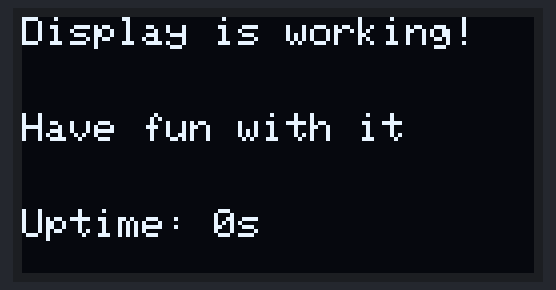
A sketch run on a simulated ESP32. Parts: 128×64 one-colour display.

Above: at 0.1 s.
At 4.2 s:
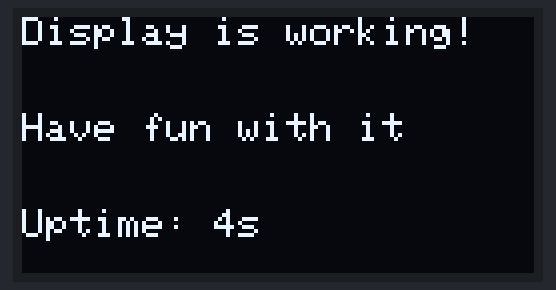
At 7.3 s:
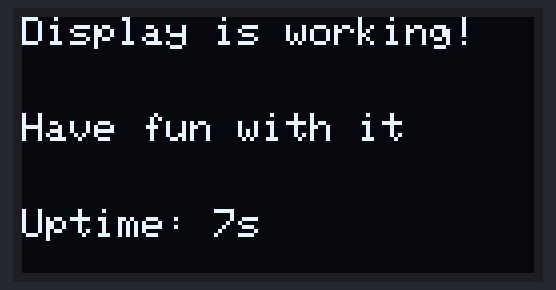
At 18.6 s:
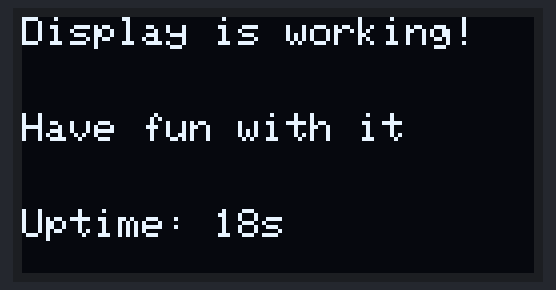
At 28.8 s:
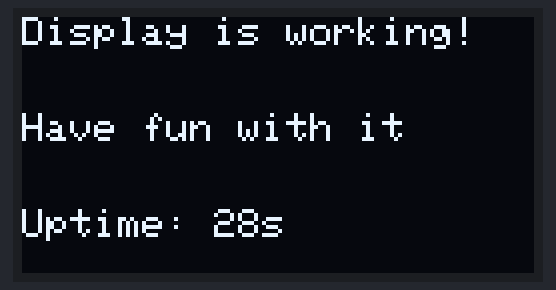
At 38.1 s:
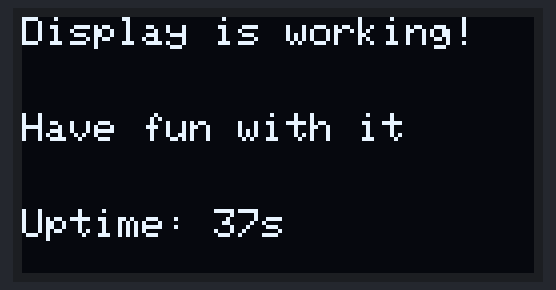

Measured:
- what the display in image 1 shows lasts 1.0 s, from 4.2 s to 5.2 s

The sketch:

HW-364A_V1.ino
```cpp
#include <Adafruit_SSD1306.h>

#define SCREEN_WIDTH 128 // OLED display width, in pixels
#define SCREEN_HEIGHT 64 // OLED display height, in pixels

#define OLED_RESET     -1   // Reset pin # (or -1 if sharing Arduino reset pin)
#define SCREEN_ADDRESS 0x3C // If not work please scan the bus
#define OLED_SDA 14         // D6
#define OLED_SCL 12         // D5

Adafruit_SSD1306 *display;

int c = 0;


void handle_oled(int c) {
  display->clearDisplay();
  display->setTextSize(1);
  display->setTextColor(SSD1306_WHITE);
  display->setCursor(0, 0);
  display->println("Display is working!");
  display->println("");
  display->println("");
  display->println("Have fun with it");
  display->println("");
  display->println("");
  display->print("Uptime: ");
  display->print(c);
  display->println("s");
  display->display();
}


void setup() {
  display = new Adafruit_SSD1306(SCREEN_WIDTH, SCREEN_HEIGHT, &Wire, OLED_RESET);
  Wire.begin(OLED_SDA, OLED_SCL);
  display->begin(SSD1306_SWITCHCAPVCC, SCREEN_ADDRESS);
}

void loop() {
  handle_oled(c);
  c++;
  delay(1000);
}
```
